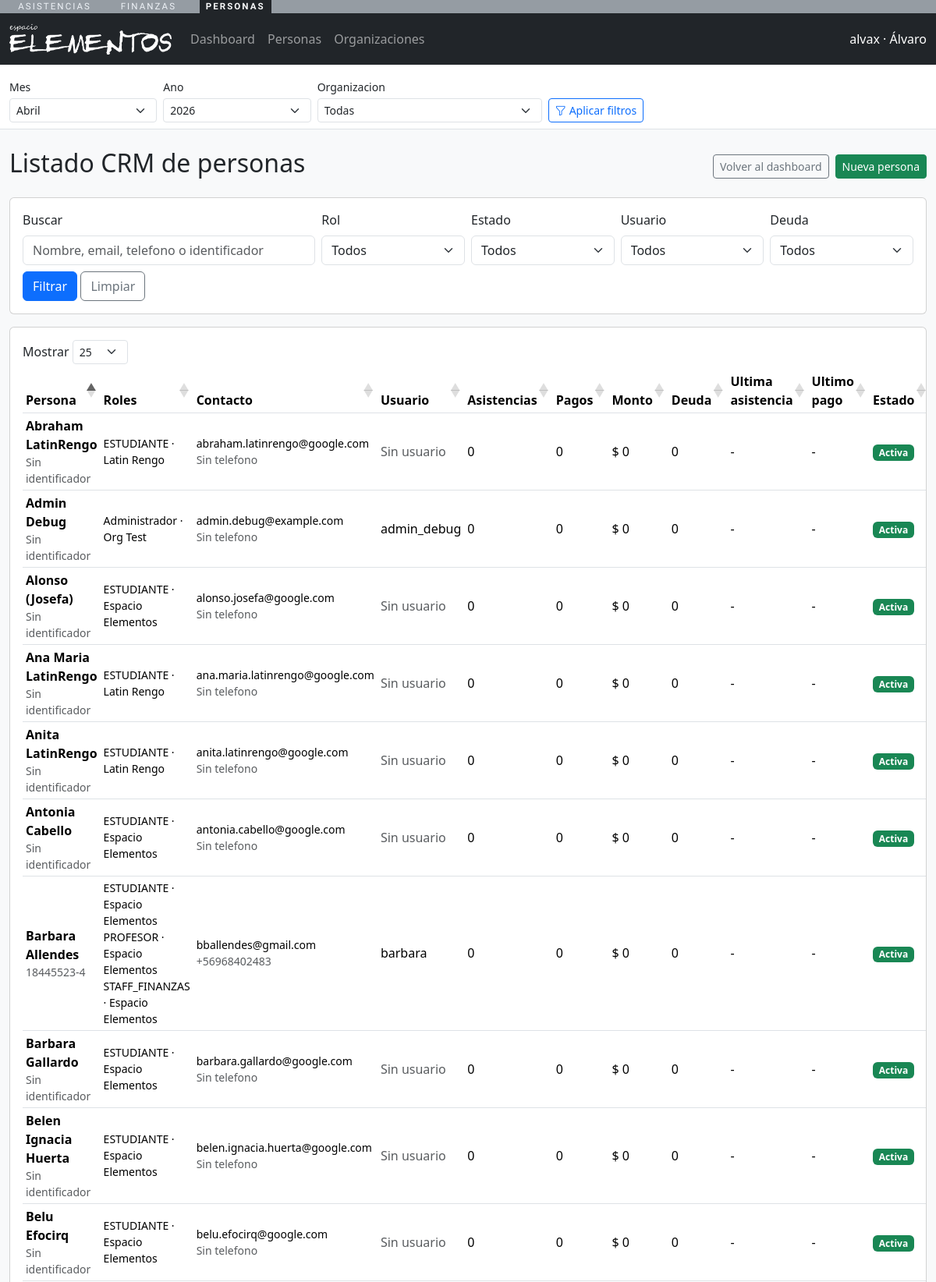
Page /personas/listado/ (signed in, upper part) on the committed database.
### personas/models.py (models this page shows, shortened)
class Persona(models.Model):
    nombres = models.CharField(max_length=150)
    apellidos = models.CharField(max_length=150)
    email = models.EmailField(unique=True, null=True, blank=True)
    telefono = models.CharField(max_length=50, blank=True)
    identificador = models.CharField(max_length=50, blank=True)
    fecha_nacimiento = models.DateField(null=True, blank=True)
    activo = models.BooleanField(default=True)
    user = models.OneToOneField(
        settings.AUTH_USER_MODEL,
        on_delete=models.CASCADE,
        null=True,
        blank=True,
        related_name="persona",
    )
    creado_en = models.DateTimeField(auto_now_add=True)
    actualizado_en = models.DateTimeField(auto_now=True)
    class Meta:
        verbose_name = "Persona"
        verbose_name_plural = "Personas"
        ordering = ["apellidos", "nombres"]
        db_table = "cuentas_persona"
    def __str__(self) -> str:
        return f"{self.nombres} {self.apellidos}".strip()

class PersonaRol(models.Model):
    persona = models.ForeignKey(Persona, on_delete=models.CASCADE, related_name="roles")
    rol = models.ForeignKey(Rol, on_delete=models.PROTECT, related_name="personas")
    organizacion = models.ForeignKey(
        Organizacion,
        on_delete=models.CASCADE,
        related_name="persona_roles",
    )
    activo = models.BooleanField(default=True)
    asignado_en = models.DateField(auto_now_add=True)
    class Meta:
        verbose_name = "Rol asignado"
        verbose_name_plural = "Roles por persona"
        unique_together = ("persona", "rol", "organizacion")
        db_table = "cuentas_personarol"

class Rol(models.Model):
    nombre = models.CharField(max_length=100, unique=True)
    codigo = models.SlugField(max_length=50, unique=True)
    descripcion = models.TextField(blank=True)
    creado_en = models.DateTimeField(auto_now_add=True)
    class Meta:
        verbose_name = "Rol"
        verbose_name_plural = "Roles"
        ordering = ["nombre"]
        db_table = "cuentas_rol"

class Organizacion(models.Model):
    nombre = models.CharField(max_length=255)
    razon_social = models.CharField(max_length=255, blank=True)
    rut = models.CharField(max_length=20, unique=True)
    es_exenta_iva = models.BooleanField(
        default=False,
        help_text="Marcar si la organizacion aplica exencion de IVA (Ley 21.622).",
    )
    email_contacto = models.EmailField(blank=True)
    telefono_contacto = models.CharField(max_length=50, blank=True)
    sitio_web = models.URLField(blank=True)
    direccion = models.CharField(max_length=255, blank=True)
    creada_en = models.DateTimeField(auto_now_add=True)
    actualizada_en = models.DateTimeField(auto_now=True)
    class Meta:
        verbose_name = "Organizacion"
        verbose_name_plural = "Organizaciones"
        ordering = ["nombre"]
        db_table = "organizaciones_organizacion"

### personas/views.py (the view, shortened to what this page needs)
# urls.py: path("listado/", views.personas_list, name="personas_list"),
@role_required(ROLE_ADMIN)
def personas_list(request):
    context = _base_context(request)
    inicio_periodo, fin_periodo = _periodo(request)
    organizacion = _organizacion_desde_request(request)
    personas_qs = _annotate_personas_resumen(
        _personas_queryset(organizacion),
        inicio_periodo,
        fin_periodo,
        organizacion,
    )
    q = (request.GET.get("q") or "").strip()
    rol = (request.GET.get("rol") or "").strip()
    estado = (request.GET.get("estado") or "").strip()
    con_usuario = (request.GET.get("con_usuario") or "").strip()
    con_deuda = (request.GET.get("con_deuda") or "").strip()
    if rol:
        personas_qs = personas_qs.filter(roles__activo=True, roles__rol__codigo=rol)
    if estado == "activas":
        personas_qs = personas_qs.filter(activo=True)
    elif estado == "inactivas":
        personas_qs = personas_qs.filter(activo=False)
    if con_usuario == "si":
        personas_qs = personas_qs.filter(user__isnull=False)
    elif con_usuario == "no":
        personas_qs = personas_qs.filter(user__isnull=True)
    if con_deuda == "si":
        personas_qs = personas_qs.filter(deuda_periodo__gt=0)
    elif con_deuda == "no":
        personas_qs = personas_qs.filter(deuda_periodo=0)
    context.update(
        {
            "personas": personas_qs.order_by("apellidos", "nombres"),
            "roles_disponibles": Rol.objects.order_by("nombre"),
            "q": q,
            "rol": rol,
            "estado": estado,
            "con_usuario": con_usuario,
            "con_deuda": con_deuda,
        }
    )
    return render(request, "personas/personas_list.html", context)

### asistencias/utils.py (called while the page is built, shortened)
def usuario_tiene_roles(user, roles: list[str]) -> bool:
    if not roles:
        return True
    if user.is_superuser:
        return True

### asistencias/views.py (called while the page is built)
def _nav_context(request):
    persona = getattr(request.user, "persona", None)
    roles = []
    if persona:
        roles = list(persona.roles.filter(activo=True).values_list("rol__codigo", flat=True))
    return {"persona": persona, "roles_usuario": roles}

def _periodo(request):
    hoy = timezone.localdate()
    try:
        anio = int(request.GET.get("periodo_anio", hoy.year))
    except (TypeError, ValueError):
        anio = hoy.year
    try:
        mes = int(request.GET.get("periodo_mes", hoy.month))
    except (TypeError, ValueError):
        mes = hoy.month
    if mes < 1 or mes > 12:
        mes = hoy.month
    if anio < 2000 or anio > 2100:
        anio = hoy.year
    inicio = hoy.replace(year=anio, month=mes, day=1)
    fin = (inicio.replace(day=28) + timedelta(days=4)).replace(day=1) - timedelta(days=1)
    return inicio, fin

def _organizacion_desde_request(request):
    org_id = request.GET.get("organizacion")
    if not org_id:
        return None
    return Organizacion.objects.filter(pk=org_id).first()

### finanzas/templatetags/finanzas_format.py (called while the page is built)
@register.filter(name="clp")
def clp(value):
    if value in (None, ""):
        return "$ 0"
    try:
        monto = Decimal(str(value))
    except (InvalidOperation, TypeError, ValueError):
        return value
    monto = monto.quantize(Decimal("1"), rounding=ROUND_HALF_UP)
    signo = "-" if monto < 0 else ""
    entero = f"{abs(int(monto)):,}".replace(",", ".")
    return f"{signo}$ {entero}"

### personas/views.py (called while the page is built, shortened)
def _base_context(request):
    return _nav_context(request)

def _personas_queryset(organizacion=None):
    queryset = Persona.objects.select_related("user").prefetch_related(
        Prefetch(
            "roles",
            queryset=PersonaRol.objects.filter(activo=True)
            .select_related("rol", "organizacion")
            .order_by("organizacion__nombre", "rol__nombre"),
        )
    )
    return queryset

### personas/templates/personas/personas_list.html (shortened to what this page needs)
{% extends "personas/base_personas.html" %}
{% load finanzas_format %}
{% block extra_head %}
<link rel="stylesheet" href="https://cdn.datatables.net/1.13.8/css/dataTables.bootstrap5.min.css">
{% endblock %}
{% block content %}
<div class="mt-4">
  <div class="d-flex justify-content-between align-items-center mb-3">
    <h2>Listado CRM de personas</h2>
    <div class="d-flex gap-2">
      <a class="btn btn-sm btn-outline-secondary" href="{% url 'personas:dashboard' %}?{{ request.GET.urlencode }}">Volver al dashboard</a>
      <a class="btn btn-sm btn-success" href="{% url 'personas:persona_create' %}?{{ request.GET.urlencode }}">Nueva persona</a>
    </div>
  </div>
  <div class="card mb-3">
    <div class="card-body">
      <form method="get" class="row g-2 align-items-end">
        <div class="col-md-4">
          <label class="form-label">Buscar</label>
          <input type="text" name="q" value="{{ q }}" class="form-control" placeholder="Nombre, email, telefono o identificador">
        </div>
        <div class="col-md-2">
          <label class="form-label">Rol</label>
          <select name="rol" class="form-select">
            <option value="">Todos</option>
          </select>
        </div>
        <div class="col-md-2">
          <label class="form-label">Estado</label>
          <select name="estado" class="form-select">
            <option value="">Todos</option>
          </select>
        </div>
        <div class="col-md-2">
          <label class="form-label">Usuario</label>
          <select name="con_usuario" class="form-select">
            <option value="">Todos</option>
          </select>
        </div>
        <div class="col-md-2">
          <label class="form-label">Deuda</label>
          <select name="con_deuda" class="form-select">
            <option value="">Todos</option>
          </select>
        </div>
        <div class="col-12">
          <button class="btn btn-primary" type="submit">Filtrar</button>
          <a class="btn btn-outline-secondary" href="{% url 'personas:personas_list' %}?periodo_mes={{ periodo_mes }}&periodo_anio={{ periodo_anio }}{% if organizacion_id %}&organizacion={{ organizacion_id }}{% endif %}">Limpiar</a>
        </div>
      </form>
    </div>
  </div>
  {% if personas %}
  <div class="card">
    <div class="card-body table-responsive">
      <table id="tabla-personas" class="table table-sm align-middle">
        <thead>
          <tr>
            <th>Persona</th>
            <th>Roles</th>
            <th>Contacto</th>
            <th>Usuario</th>
            <th>Asistencias</th>
            <th>Pagos</th>
            <th>Monto</th>
            <th>Deuda</th>
            <th>Ultima asistencia</th>
            <th>Ultimo pago</th>
            <th>Estado</th>
          </tr>
        </thead>
        <tbody>
          {% for item in personas %}
          <tr>
            <td>
              <div class="fw-semibold">{{ item }}</div>
              <div class="small text-muted">{{ item.identificador|default:"Sin identificador" }}</div>
            </td>
            <td>
              {% for rol_asignado in item.roles.all %}
                <div class="small">{{ rol_asignado.rol.nombre }} · {{ rol_asignado.organizacion.nombre }}</div>
              {% empty %}
                <span class="text-muted small">Sin roles</span>
              {% endfor %}
            </td>
            <td>
              <div class="small">{{ item.email|default:"Sin email" }}</div>
              <div class="small text-muted">{{ item.telefono|default:"Sin telefono" }}</div>
            </td>
            <td>
              {% if item.user_id %}
                <div>{{ item.user.username }}</div>
              {% else %}
                <span class="text-muted">Sin usuario</span>
              {% endif %}
            </td>
            <td data-order="{{ item.asistencias_periodo }}">{{ item.asistencias_periodo }}</td>
            <td data-order="{{ item.pagos_periodo }}">{{ item.pagos_periodo }}</td>
            <td data-order="{{ item.monto_pagado_periodo }}">{{ item.monto_pagado_periodo|clp }}</td>
            <td data-order="{{ item.deuda_periodo }}">{{ item.deuda_periodo }}</td>
            <td data-order="{% if item.ultima_asistencia %}{{ item.ultima_asistencia|date:'Ymd' }}{% else %}0{% endif %}">
              {% if item.ultima_asistencia %}{{ item.ultima_asistencia|date:"d/m/Y" }}{% else %}-{% endif %}
            </td>
            <td data-order="{% if item.ultimo_pago %}{{ item.ultimo_pago|date:'Ymd' }}{% else %}0{% endif %}">
              {% if item.ultimo_pago %}{{ item.ultimo_pago|date:"d/m/Y" }}{% else %}-{% endif %}
            </td>
            <td>
              {% if item.activo %}
                <span class="badge text-bg-success">Activa</span>
              {% else %}
                <span class="badge text-bg-secondary">Inactiva</span>
              {% endif %}
            </td>
          </tr>
          {% endfor %}
        </tbody>
      </table>
    </div>
  </div>
  {% else %}
  <div class="alert alert-light border text-muted mb-0">Sin personas para los filtros seleccionados.</div>
  {% endif %}
</div>
{% endblock %}

### personas/templates/personas/base_personas.html (shortened to what this page needs)
{% load static %}
<!DOCTYPE html>
<html lang="es">
  <head>
    <link href="https://cdn.jsdelivr.net/npm/bootstrap@5.3.3/dist/css/bootstrap.min.css" rel="stylesheet">
    <link href="https://cdn.jsdelivr.net/npm/bootstrap-icons@1.11.3/font/bootstrap-icons.css" rel="stylesheet">
    {% block extra_head %}{% endblock %}
  </head>
  <body class="bg-light">
    {% include "shared/barra_apps.html" %}
    <nav class="navbar navbar-expand-lg navbar-dark bg-dark">
      <div class="container-fluid">
        <a class="navbar-brand" href="{% url 'personas:dashboard' %}?periodo_mes={{ periodo_mes }}&periodo_anio={{ periodo_anio }}{% if organizacion_id %}&organizacion={{ organizacion_id }}{% endif %}">
          <img src="{% static 'img/logotipo-blanco.png' %}" alt="Personas" style="height: 40px;">
        </a>
        <div class="collapse navbar-collapse" id="personasNav">
          <ul class="navbar-nav me-auto">
            <li class="nav-item"><a class="nav-link" href="{% url 'personas:dashboard' %}?periodo_mes={{ periodo_mes }}&periodo_anio={{ periodo_anio }}">Dashboard</a></li>
            <li class="nav-item"><a class="nav-link" href="{% url 'personas:personas_list' %}?periodo_mes={{ periodo_mes }}&periodo_anio={{ periodo_anio }}">Personas</a></li>
            <li class="nav-item"><a class="nav-link" href="{% url 'personas:organizaciones_list' %}?periodo_mes={{ periodo_mes }}&periodo_anio={{ periodo_anio }}{% if organizacion_id %}&organizacion={{ organizacion_id }}{% endif %}">Organizaciones</a></li>
          </ul>
          <span class="navbar-text text-white">
            {{ request.user.get_username }}{% if persona %} · {{ persona.nombres }}{% endif %}
          </span>
        </div>
      </div>
    </nav>
    <div class="bg-white border-bottom">
      <div class="container-fluid py-2">
        <form method="get" class="row g-2 align-items-end" id="periodo-personas-form">
          <div class="col-6 col-md-2">
            <label class="form-label small mb-1">Mes</label>
            <select name="periodo_mes" class="form-select form-select-sm">
              {% for value, label in periodo_meses %}
                <option value="{{ value }}" {% if periodo_mes == value %}selected{% endif %}>{{ label }}</option>
              {% endfor %}
            </select>
          </div>
          <div class="col-6 col-md-2">
            <label class="form-label small mb-1">Ano</label>
            <select name="periodo_anio" class="form-select form-select-sm">
              {% for y in periodo_anios %}
                <option value="{{ y }}" {% if periodo_anio == y %}selected{% endif %}>{{ y }}</option>
              {% endfor %}
            </select>
          </div>
          <div class="col-12 col-md-3">
            <label class="form-label small mb-1">Organizacion</label>
            <select name="organizacion" class="form-select form-select-sm">
              <option value="">Todas</option>
            </select>
          </div>
          <div class="col-12 col-md-2">
            <button class="btn btn-sm btn-outline-primary" type="submit">
              <i class="bi bi-funnel"></i><span class="ms-1">Aplicar filtros</span>
            </button>
          </div>
        </form>
      </div>
    </div>
    <div class="container-fluid">
      {% block content %}{% endblock %}
    </div>
  </body>
</html>

### rows in the picture
Persona: nombres "Álvaro"
Persona: nombres+apellidos "Alonso (Josefa)", identificador "Sin identificador", email "alonso.josefa@google.com", telefono "Sin telefono", shows "Sin usuario", asistencias_periodo "0", pagos_periodo "0", monto_pagado_periodo|clp "$ 0", deuda_periodo "0", activo "Activa"
PersonaRol: rol.nombre "ESTUDIANTE", organizacion.nombre "Espacio Elementos"
Persona: nombres+apellidos "Barbara Allendes", identificador "18445523-4", email "bballendes@gmail.com", telefono "+56968402483", user.username "barbara", asistencias_periodo "0", pagos_periodo "0", monto_pagado_periodo|clp "$ 0", deuda_periodo "0", activo "Activa"
PersonaRol: rol.nombre "ESTUDIANTE", organizacion.nombre "Espacio Elementos"
PersonaRol: rol.nombre "PROFESOR", organizacion.nombre "Espacio Elementos"
PersonaRol: rol.nombre "STAFF_FINANZAS", organizacion.nombre "Espacio Elementos"
Persona: nombres+apellidos "Antonia Cabello", identificador "Sin identificador", email "antonia.cabello@google.com", telefono "Sin telefono", shows "Sin usuario", asistencias_periodo "0", pagos_periodo "0", monto_pagado_periodo|clp "$ 0", deuda_periodo "0", activo "Activa"
PersonaRol: rol.nombre "ESTUDIANTE", organizacion.nombre "Espacio Elementos"
Persona: nombres+apellidos "Admin Debug", identificador "Sin identificador", email "admin.debug@example.com", telefono "Sin telefono", user.username "admin_debug", asistencias_periodo "0", pagos_periodo "0", monto_pagado_periodo|clp "$ 0", deuda_periodo "0", activo "Activa"
PersonaRol: rol.nombre "Administrador", organizacion.nombre "Org Test"
Persona: nombres+apellidos "Belu Efocirq", identificador "Sin identificador", email "belu.efocirq@google.com", telefono "Sin telefono", shows "Sin usuario", asistencias_periodo "0", pagos_periodo "0", monto_pagado_periodo|clp "$ 0", deuda_periodo "0", activo "Activa"
PersonaRol: rol.nombre "ESTUDIANTE", organizacion.nombre "Espacio Elementos"
Persona: nombres+apellidos "Barbara Gallardo", identificador "Sin identificador", email "barbara.gallardo@google.com", telefono "Sin telefono", shows "Sin usuario", asistencias_periodo "0", pagos_periodo "0", monto_pagado_periodo|clp "$ 0", deuda_periodo "0", activo "Activa"
PersonaRol: rol.nombre "ESTUDIANTE", organizacion.nombre "Espacio Elementos"
Persona: nombres+apellidos "Belen Ignacia Huerta", identificador "Sin identificador", email "belen.ignacia.huerta@google.com", telefono "Sin telefono", shows "Sin usuario", asistencias_periodo "0", pagos_periodo "0", monto_pagado_periodo|clp "$ 0", deuda_periodo "0", activo "Activa"
PersonaRol: rol.nombre "ESTUDIANTE", organizacion.nombre "Espacio Elementos"
Persona: nombres+apellidos "Abraham LatinRengo", identificador "Sin identificador", email "abraham.latinrengo@google.com", telefono "Sin telefono", shows "Sin usuario", asistencias_periodo "0", pagos_periodo "0", monto_pagado_periodo|clp "$ 0", deuda_periodo "0", activo "Activa"
PersonaRol: rol.nombre "ESTUDIANTE", organizacion.nombre "Latin Rengo"
Persona: nombres+apellidos "Ana Maria LatinRengo", identificador "Sin identificador", email "ana.maria.latinrengo@google.com", telefono "Sin telefono", shows "Sin usuario", asistencias_periodo "0", pagos_periodo "0", monto_pagado_periodo|clp "$ 0", deuda_periodo "0", activo "Activa"
PersonaRol: rol.nombre "ESTUDIANTE", organizacion.nombre "Latin Rengo"
Persona: nombres+apellidos "Anita LatinRengo", identificador "Sin identificador", email "anita.latinrengo@google.com", telefono "Sin telefono", shows "Sin usuario", asistencias_periodo "0", pagos_periodo "0", monto_pagado_periodo|clp "$ 0", deuda_periodo "0", activo "Activa"
PersonaRol: rol.nombre "ESTUDIANTE", organizacion.nombre "Latin Rengo"

### other values in the picture
{{ request.user.get_username }} "alvax"
form field periodo_mes "Abril"
form field periodo_anio "2026"
